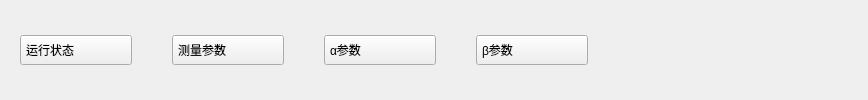
            <widget class="QWidget" name="widget_3" native="true">
             <property name="styleSheet">
              <string notr="true">QWidget#widget_3
{
   min-height:30px;
}

QPushButton
{
   min-width:100px;
   padding:5px;
   text-align:left;
}</string>
             </property>
             <layout class="QGridLayout" name="gridLayout_16">
              <property name="leftMargin">
               <number>20</number>
              </property>
              <property name="topMargin">
               <number>0</number>
              </property>
              <property name="rightMargin">
               <number>0</number>
              </property>
              <property name="bottomMargin">
               <number>0</number>
              </property>
              <property name="spacing">
               <number>0</number>
              </property>
              <item row="0" column="1">
               <spacer name="horizontalSpacer_6">
                <property name="orientation">
                 <enum>Qt::Horizontal</enum>
                </property>
                <property name="sizeHint" stdset="0">
                 <size>
                  <width>40</width>
                  <height>20</height>
                 </size>
                </property>
               </spacer>
              </item>
              <item row="0" column="3">
               <spacer name="horizontalSpacer_7">
                <property name="orientation">
                 <enum>Qt::Horizontal</enum>
                </property>
                <property name="sizeHint" stdset="0">
                 <size>
                  <width>40</width>
                  <height>20</height>
                 </size>
                </property>
               </spacer>
              </item>
              <item row="0" column="2">
               <widget class="QPushButton" name="testParamBtn">
                <property name="text">
                 <string>测量参数</string>
                </property>
               </widget>
              </item>
              <item row="0" column="6">
               <widget class="QPushButton" name="betaBtn">
                <property name="text">
                 <string>β参数</string>
                </property>
               </widget>
              </item>
              <item row="0" column="7">
               <spacer name="horizontalSpacer">
                <property name="orientation">
                 <enum>Qt::Horizontal</enum>
                </property>
                <property name="sizeHint" stdset="0">
                 <size>
                  <width>280</width>
                  <height>20</height>
                 </size>
                </property>
               </spacer>
              </item>
              <item row="0" column="4">
               <widget class="QPushButton" name="alphaBtn">
                <property name="text">
                 <string>α参数</string>
                </property>
               </widget>
              </item>
              <item row="0" column="0">
               <widget class="QPushButton" name="runStateBtn">
                <property name="text">
                 <string>运行状态</string>
                </property>
               </widget>
              </item>
              <item row="0" column="5">
               <spacer name="horizontalSpacer_8">
                <property name="orientation">
                 <enum>Qt::Horizontal</enum>
                </property>
                <property name="sizeHint" stdset="0">
                 <size>
                  <width>40</width>
                  <height>20</height>
                 </size>
                </property>
               </spacer>
              </item>
             </layout>
            </widget>
